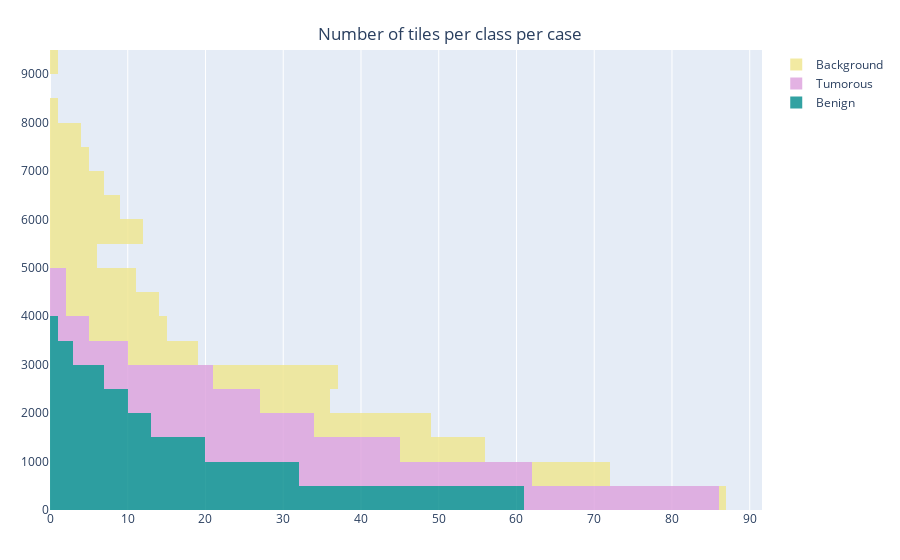

The notebook cell saved with this chart:
### Code cell
fig = go.Figure()
fig.add_trace(go.Histogram(y=df['Num_of_benign_tiles'], marker_color="darkcyan", name="Benign"))
fig.add_trace(go.Histogram(y=df['Num_of_tumourous_tiles'], marker_color="plum", name="Tumorous"))
fig.add_trace(go.Histogram(y=df['Num_of_patches_discarded'], marker_color="khaki", name="Background"))

# The two histograms are drawn on top of another
fig.update_layout(title={
        'text': "Number of tiles per class per case",
        'y':0.95,
        'x':0.5,
        'xanchor': 'center',
        'yanchor': 'top'},
        # xaxis_title_text='Cases',
        xaxis_tickformat=",.0f",
        barmode='stack', 
        width=700,
        margin=dict(l=50, r=50, b=50, t=50))
fig.update_traces(opacity=0.8)
fig.show()

### Figure 1 — Plotly figure (JSON) as saved in the notebook; plotly's stock layout.template omitted (floating-point values rounded to 4 significant figures; data arrays with more than 128 entries replaced by an {"elided": "..."} marker saying what was removed)
{"data": [{"marker": {"color": "darkcyan"}, "name": "Benign", "opacity": 0.8, "type": "histogram", "y": {"elided": "147 int values"}}, {"marker": {"color": "plum"}, "name": "Tumorous", "opacity": 0.8, "type": "histogram", "y": {"elided": "147 int values"}}, {"marker": {"color": "khaki"}, "name": "Background", "opacity": 0.8, "type": "histogram", "y": {"elided": "147 int values"}}], "layout": {"autosize": true, "barmode": "stack", "margin": {"b": 50, "l": 50, "r": 50, "t": 50}, "title": {"text": "Number of tiles per class per case", "x": 0.5, "xanchor": "center", "y": 0.95, "yanchor": "top"}, "xaxis": {"autorange": true, "range": [0, 91.58], "tickformat": ",.0f"}, "yaxis": {"autorange": true, "range": [-0.5, 9500.0], "type": "linear"}}}
